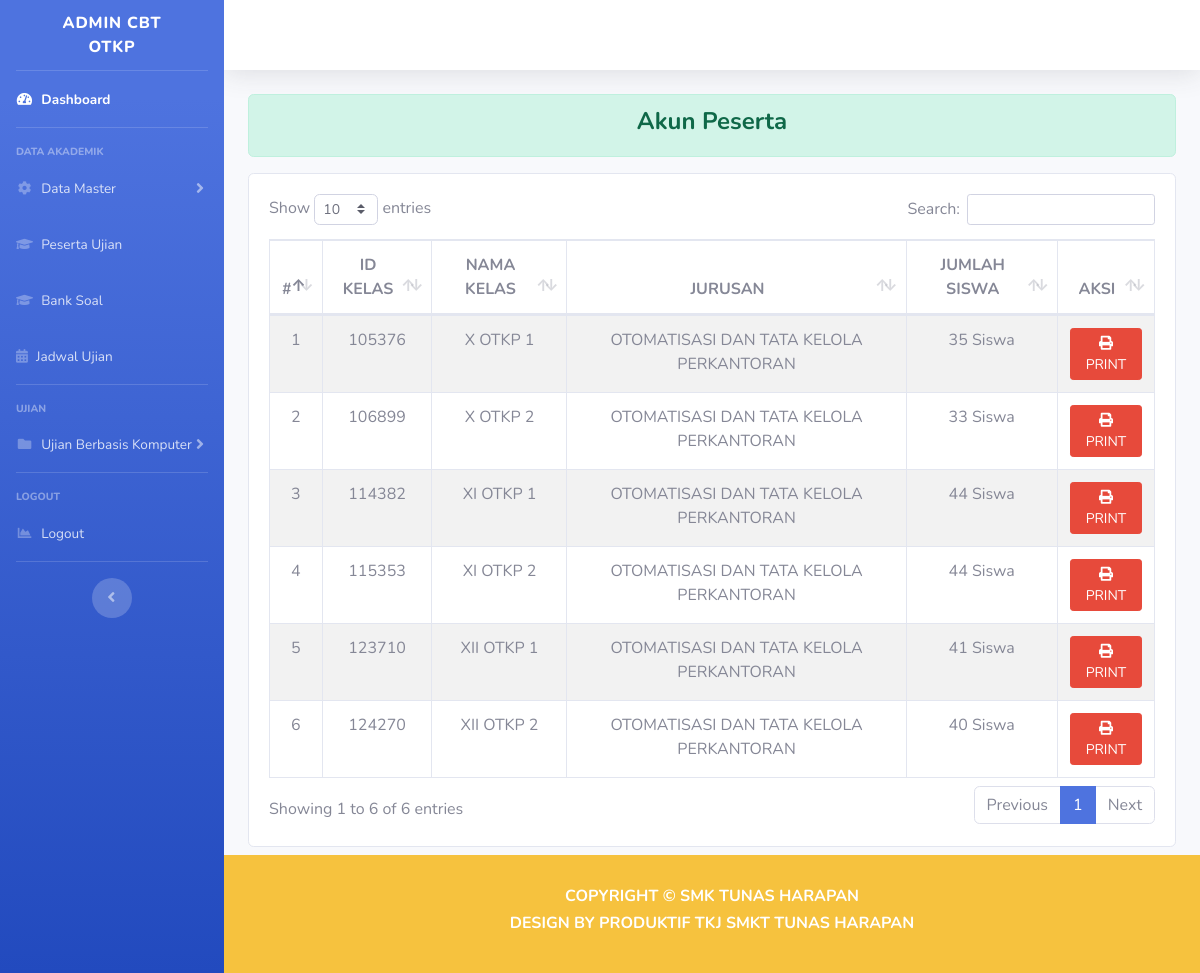
The app's page /index.php/dashboard_otkp/akun_peserta, older data.
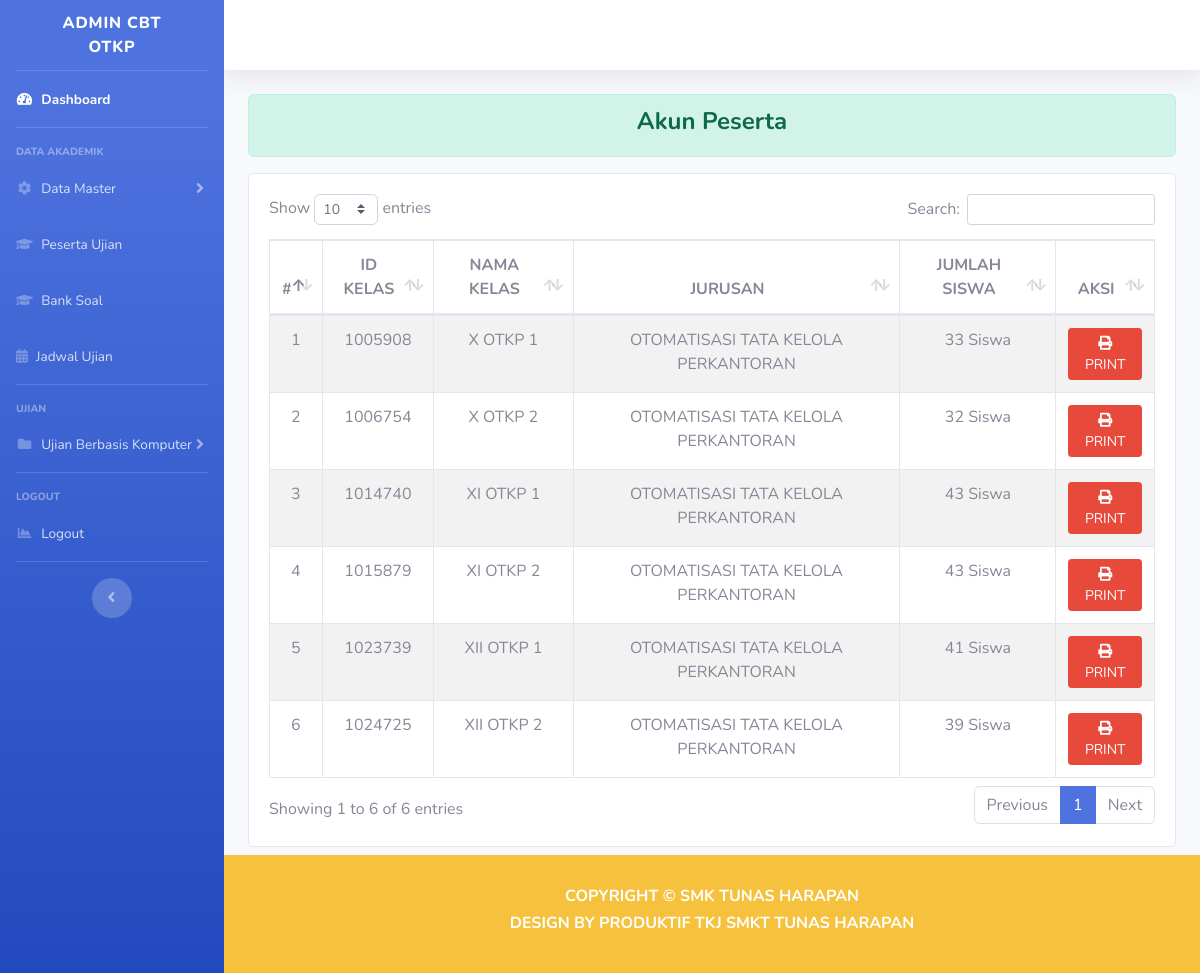
The same page, newer data.
### tables this page shows
CREATE TABLE `a_kelas` (
  `id` int(11) NOT NULL,
  `kode` varchar(8) NOT NULL,
  `kelas` varchar(128) NOT NULL
);

### application/controllers/Dashboard_otkp.php (called while the page is built, shortened)
<?php
class Dashboard_otkp extends CI_Controller
{
    function __construct()
    {
        $this->load->model('Model_jurusan');
    }
    public function akun_peserta()
    {
        $isi['akun_peserta'] = $this->Model_siswa->dataAkunPesertaOTKP();
        $isi['content'] = 'OTKP/Ujian/tampilan_akun_peserta';
        $this->load->view('OTKP/templates/header');
        $this->load->view('OTKP/tampilan_dashboard', $isi);
        $this->load->view('OTKP/templates/footer');
    }
}

### index.php (called while the page is built, shortened)
<?php
require_once BASEPATH.'core/CodeIgniter.php';

### application/models/Model_siswa.php (called while the page is built, shortened)
<?php
class Model_siswa extends CI_Model
{
    public function dataAkunPesertaOTKP()
    {
        $sql = "SELECT a_kelas.id,a_kelas.kelas,a_jurusan.jurusan,COUNT(a_siswa.nama_siswa) AS jumlah_siswa FROM `a_siswa`
                INNER JOIN a_kelas
                ON a_siswa.kelas=a_kelas.id
                INNER JOIN a_jurusan
                ON a_kelas.kode=a_jurusan.kode
                WHERE a_kelas.kode='OTKP'
                GROUP BY a_kelas.kelas;";
        $query = $this->db->query($sql);
        return $query->result_array();
    }
}

### application/views/OTKP/Ujian/tampilan_akun_peserta.php (the view)
<div class="alert alert-success" role="alert">
    <h4 class="text-center font-weight-bold">Akun Peserta</h4>
</div>
<div class="row mb-2 mt-2">
    <div class="col-md">
        <div class="card">
            <div class="card-body">
                <div class="table-responsive">
                    <table class="table table-striped table-bordered" id="dataTable" width="100%" cellspacing="0">
                        <thead class="text-center text-uppercase">
                            <tr>
                                <th>#</th>
                                <th>ID Kelas</th>
                                <th>Nama Kelas</th>
                                <th>Jurusan</th>
                                <th>Jumlah Siswa</th>
                                <th>Aksi</th>
                            </tr>
                        </thead>
                        <tbody class="text-center">
                            <tr>
                                <?php
                                   $no = 1;
                                   foreach ($akun_peserta as $row) {
                                   ?>
                                    <td><?php echo $no++; ?></td>
                                    <td><?= $row['id']; ?></td>
                                    <td><?= $row['kelas']; ?></td>
                                    <td><?= $row['jurusan']; ?></td>
                                    <td><?= $row['jumlah_siswa']; ?> Siswa</td>
                                    <td class="text-center text-weight font-weight-bold"><a class="btn btn-danger btn-sm" href="<?= base_url() ?>Dashboard/print_akun_peserta/<?= $row['id'] ?>"> <i class="fas fa-print"></i> PRINT</a></td>
                            </tr>
                        <?php } ?>
                        </tbody>
                    </table>
                </div>
            </div>
        </div>
    </div>
</div>

Row changes from the older to the newer data that the page shows:
removed a_kelas: id "105376", kelas "X OTKP 1", jurusan "OTOMATISASI DAN TATA KELOLA PERKANTORAN", jumlah_siswa "35"
removed a_kelas: id "106899", kelas "X OTKP 2", jurusan "OTOMATISASI DAN TATA KELOLA PERKANTORAN", jumlah_siswa "33"
removed a_kelas: id "114382", kelas "XI OTKP 1", jurusan "OTOMATISASI DAN TATA KELOLA PERKANTORAN", jumlah_siswa "44"
removed a_kelas: id "115353", kelas "XI OTKP 2", jurusan "OTOMATISASI DAN TATA KELOLA PERKANTORAN", jumlah_siswa "44"
removed a_kelas: id "123710", kelas "XII OTKP 1", jurusan "OTOMATISASI DAN TATA KELOLA PERKANTORAN", jumlah_siswa "41"
removed a_kelas: id "124270", kelas "XII OTKP 2", jurusan "OTOMATISASI DAN TATA KELOLA PERKANTORAN", jumlah_siswa "40"
added a_kelas: id "1005908", kelas "X OTKP 1", jurusan "OTOMATISASI TATA KELOLA PERKANTORAN", jumlah_siswa "33"
added a_kelas: id "1006754", kelas "X OTKP 2", jurusan "OTOMATISASI TATA KELOLA PERKANTORAN", jumlah_siswa "32"
added a_kelas: id "1014740", kelas "XI OTKP 1", jurusan "OTOMATISASI TATA KELOLA PERKANTORAN", jumlah_siswa "43"
added a_kelas: id "1015879", kelas "XI OTKP 2", jurusan "OTOMATISASI TATA KELOLA PERKANTORAN", jumlah_siswa "43"
added a_kelas: id "1023739", kelas "XII OTKP 1", jurusan "OTOMATISASI TATA KELOLA PERKANTORAN", jumlah_siswa "41"
added a_kelas: id "1024725", kelas "XII OTKP 2", jurusan "OTOMATISASI TATA KELOLA PERKANTORAN", jumlah_siswa "39"
